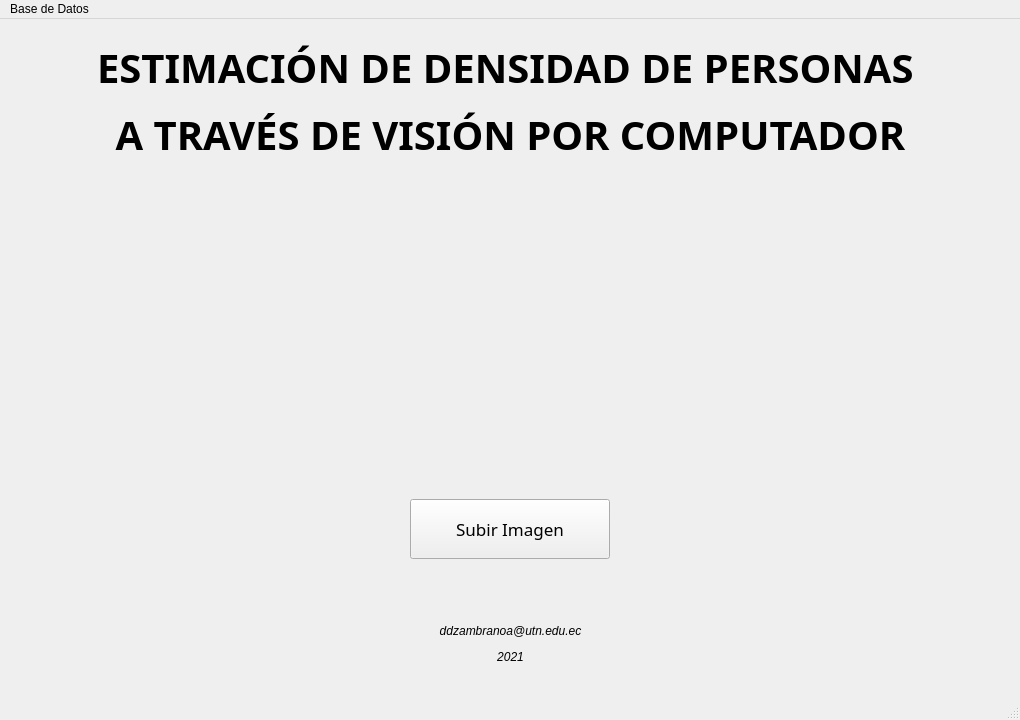
<?xml version="1.0" encoding="UTF-8"?>
<ui version="4.0">
 <class>MainWindow</class>
 <widget class="QMainWindow" name="MainWindow">
  <property name="enabled">
   <bool>true</bool>
  </property>
  <property name="geometry">
   <rect>
    <x>0</x>
    <y>0</y>
    <width>1020</width>
    <height>720</height>
   </rect>
  </property>
  <property name="minimumSize">
   <size>
    <width>1020</width>
    <height>720</height>
   </size>
  </property>
  <property name="maximumSize">
   <size>
    <width>1020</width>
    <height>720</height>
   </size>
  </property>
  <property name="windowTitle">
   <string>Estimación de Densidad de Personas a través de Visión por Computador</string>
  </property>
  <widget class="QWidget" name="centralwidget">
   <widget class="QLabel" name="Titulo">
    <property name="geometry">
     <rect>
      <x>25</x>
      <y>0</y>
      <width>971</width>
      <height>165</height>
     </rect>
    </property>
    <property name="font">
     <font>
      <family>Bauhaus 93</family>
      <pointsize>39</pointsize>
      <weight>50</weight>
      <italic>false</italic>
      <bold>false</bold>
      <strikeout>false</strikeout>
      <stylestrategy>PreferAntialias</stylestrategy>
      <kerning>true</kerning>
     </font>
    </property>
    <property name="text">
     <string>&lt;html&gt;&lt;head/&gt;&lt;body&gt;&lt;p align=&quot;center&quot;&gt;&lt;span style=&quot; font-size:30pt; font-weight:600;&quot;&gt;ESTIMACIÓN DE DENSIDAD DE PERSONAS &lt;/span&gt;&lt;/p&gt;&lt;p align=&quot;center&quot;&gt;&lt;span style=&quot; font-size:30pt; font-weight:600;&quot;&gt;A TRAVÉS DE VISIÓN POR COMPUTADOR&lt;/span&gt;&lt;/p&gt;&lt;/body&gt;&lt;/html&gt;</string>
    </property>
    <property name="alignment">
     <set>Qt::AlignCenter</set>
    </property>
   </widget>
   <widget class="QPushButton" name="BotonImagenes">
    <property name="geometry">
     <rect>
      <x>410</x>
      <y>480</y>
      <width>200</width>
      <height>60</height>
     </rect>
    </property>
    <property name="font">
     <font>
      <family>Bauhaus 93</family>
      <pointsize>13</pointsize>
      <weight>50</weight>
      <italic>false</italic>
      <bold>false</bold>
      <underline>false</underline>
      <stylestrategy>PreferAntialias</stylestrategy>
     </font>
    </property>
    <property name="text">
     <string>Subir Imagen</string>
    </property>
   </widget>
   <widget class="QLabel" name="correo">
    <property name="geometry">
     <rect>
      <x>410</x>
      <y>590</y>
      <width>201</width>
      <height>71</height>
     </rect>
    </property>
    <property name="font">
     <font>
      <pointsize>9</pointsize>
      <weight>50</weight>
      <italic>true</italic>
      <bold>false</bold>
     </font>
    </property>
    <property name="text">
     <string>&lt;!DOCTYPE HTML PUBLIC &quot;-//W3C//DTD HTML 4.0//EN&quot; &quot;http://www.w3.org/TR/REC-html40/strict.dtd&quot;&gt;
&lt;html&gt;&lt;head&gt;&lt;meta name=&quot;qrichtext&quot; content=&quot;1&quot; /&gt;&lt;style type=&quot;text/css&quot;&gt;
p, li { white-space: pre-wrap; }
&lt;/style&gt;&lt;/head&gt;&lt;body style=&quot; font-family:'Ubuntu'; font-size:9pt; font-weight:400; font-style:italic;&quot;&gt;
&lt;p align=&quot;center&quot; style=&quot; margin-top:12px; margin-bottom:12px; margin-left:0px; margin-right:0px; -qt-block-indent:0; text-indent:0px;&quot;&gt;ddzambranoa@utn.edu.ec&lt;/p&gt;
&lt;p align=&quot;center&quot; style=&quot; margin-top:12px; margin-bottom:12px; margin-left:0px; margin-right:0px; -qt-block-indent:0; text-indent:0px;&quot;&gt;2021&lt;/p&gt;&lt;/body&gt;&lt;/html&gt;</string>
    </property>
   </widget>
   <widget class="QLabel" name="label">
    <property name="geometry">
     <rect>
      <x>360</x>
      <y>150</y>
      <width>300</width>
      <height>300</height>
     </rect>
    </property>
    <property name="text">
     <string/>
    </property>
    <property name="pixmap">
     <pixmap>Recursos/crowd.png</pixmap>
    </property>
    <property name="scaledContents">
     <bool>true</bool>
    </property>
   </widget>
   <widget class="QLabel" name="label_2">
    <property name="geometry">
     <rect>
      <x>-420</x>
      <y>-200</y>
      <width>1451</width>
      <height>601</height>
     </rect>
    </property>
    <property name="text">
     <string/>
    </property>
    <property name="pixmap">
     <pixmap>Recursos/wave.svg</pixmap>
    </property>
   </widget>
   <widget class="QLabel" name="label_3">
    <property name="geometry">
     <rect>
      <x>-40</x>
      <y>0</y>
      <width>1071</width>
      <height>681</height>
     </rect>
    </property>
    <property name="text">
     <string/>
    </property>
    <property name="pixmap">
     <pixmap>Recursos/Blanco.jpg</pixmap>
    </property>
   </widget>
   <zorder>label_3</zorder>
   <zorder>label_2</zorder>
   <zorder>Titulo</zorder>
   <zorder>BotonImagenes</zorder>
   <zorder>correo</zorder>
   <zorder>label</zorder>
  </widget>
  <widget class="QMenuBar" name="menubar">
   <property name="geometry">
    <rect>
     <x>0</x>
     <y>0</y>
     <width>1020</width>
     <height>26</height>
    </rect>
   </property>
   <widget class="QMenu" name="menuBase_de_Datos">
    <property name="title">
     <string>Base de Datos</string>
    </property>
    <addaction name="actionHistorial_de_Consultas"/>
   </widget>
   <addaction name="menuBase_de_Datos"/>
  </widget>
  <widget class="QStatusBar" name="statusbar"/>
  <action name="actionSobre">
   <property name="text">
    <string>Sobre</string>
   </property>
  </action>
  <action name="actionHistorial_de_Consultas">
   <property name="text">
    <string>Historial de Consultas</string>
   </property>
  </action>
  <action name="actionManual_de_Usuario">
   <property name="text">
    <string>Manual de Usuario</string>
   </property>
  </action>
 </widget>
 <resources/>
 <connections/>
</ui>
